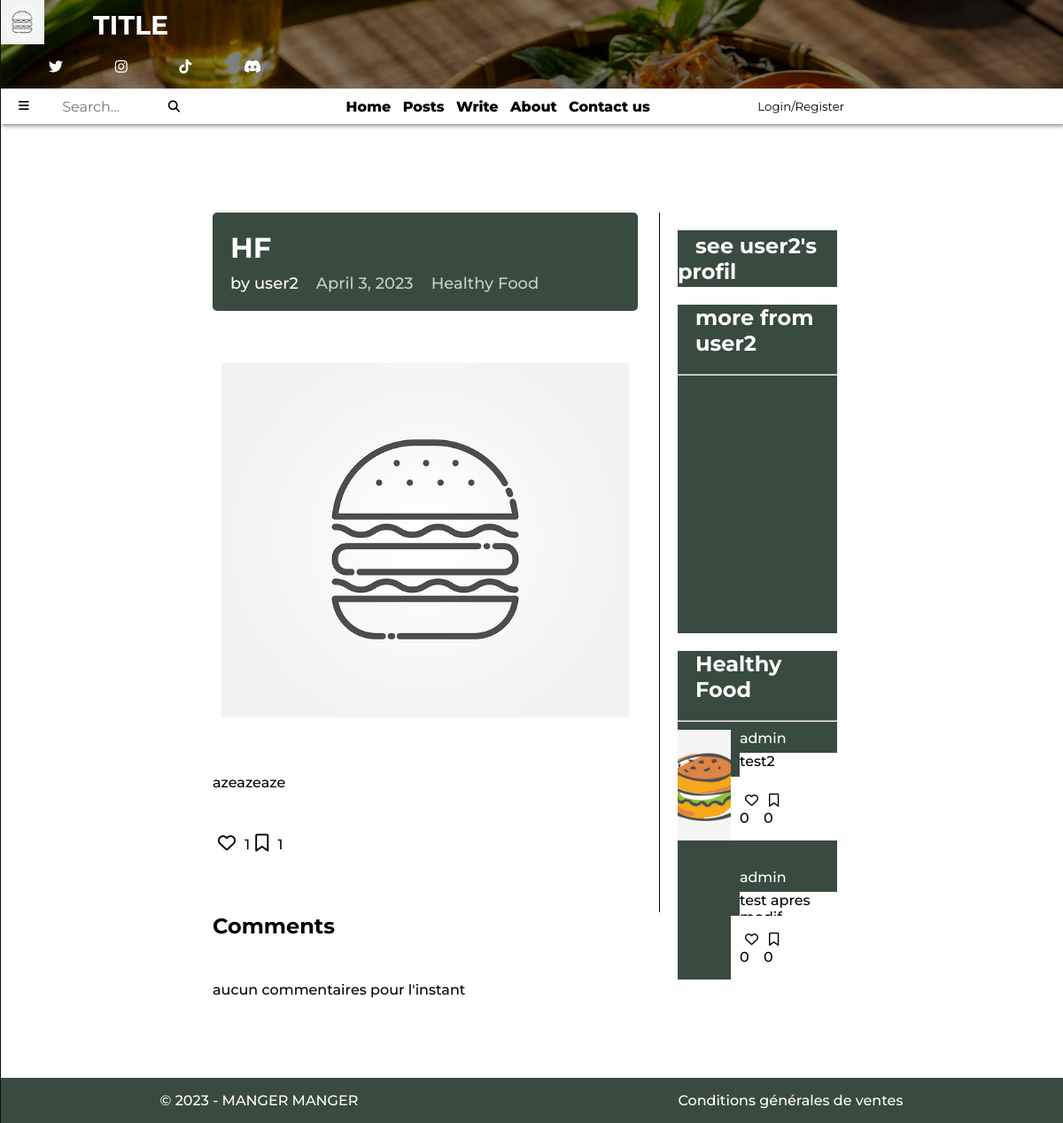
Before: /post_display/5/user2/Healthy Food/ with the older database file.
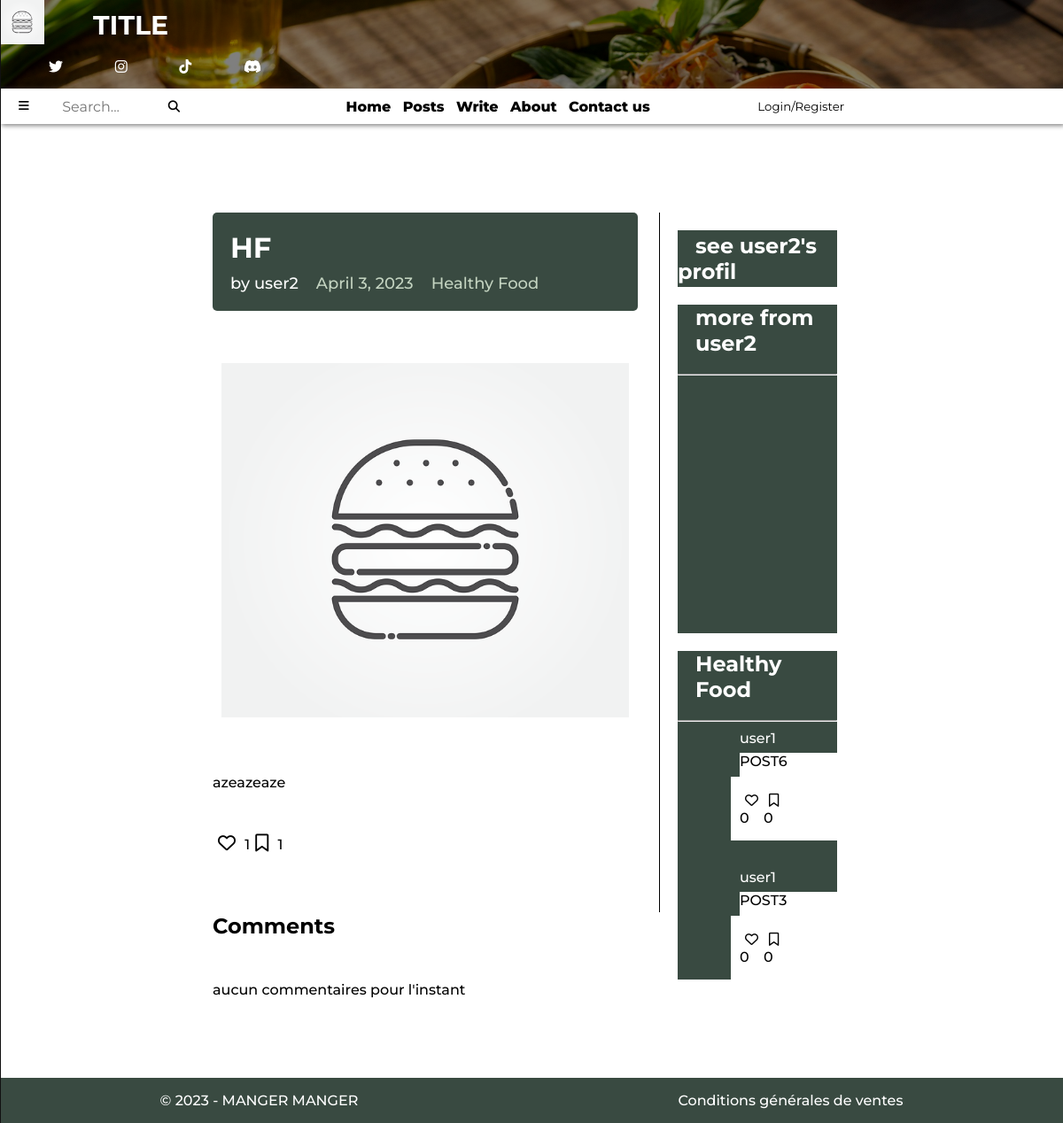
After: the same page with the newer database file.
### blog_app/models.py (models this page shows, shortened)
class PostModels(models.Model): # structure d'un article de blog
    class Categories(models.TextChoices): # permet de définir des choix textuels pour la catégorie
        Healthy_Food = 'Healthy Food' # Healthy Food ... sont les clés classées dans la BDD pour chaque catégories
        Organic_Cuisine = 'Organic Cuisine'
        Vegetarian_Food = 'Vegetarian Food'
    user_id= models.ForeignKey(UserModels, on_delete=models.CASCADE)
    categorie = models.fields.CharField(choices=Categories.choices, max_length=15)
    date = models.DateField(auto_now_add=True)
    title = models.CharField(max_length=30, blank=False)
    content = RichTextUploadingField(blank=False, null=True)
    image = models.ImageField(upload_to='posts_images/', blank=False, null=True)
    favoris = models.ManyToManyField(UserModels, blank=True, related_name='favoris')
    bookmark = models.ManyToManyField(UserModels, blank=True, related_name='bookmark')
    objects = PostManager()

class UserModels(AbstractUser):
    description = models.TextField(blank=True, null=True)
    objects = UserManager()

### blog_app/views.py (the view)
# urls.py: path('post_display/<int:pk>/<str:user_id>/<str:categorie>/', views.post_detail, name='post_detail'),
def post_detail(request, pk, user_id, categorie):
    post = get_object_or_404(models.PostModels, pk=pk)
    by_username = models.PostModels.objects.filter(user_id=request.user.id).exclude(id__in=[post.id]).order_by('-id')[:2]
    by_categorie = models.PostModels.objects.filter(categorie=categorie).exclude(id__in=[post.id]+[post2.id for post2 in by_username]).order_by('-id')[:2]
    comments = models.CommentModels.objects.filter(post=post).order_by('-id')
    if request.user.is_authenticated:
        form = forms.CreateCommentForm(request.POST)
        if request.method == "POST":
            if 'add-comment' in request.POST:
                button_value = request.POST['add-comment']
                if button_value == 'pressed':
                    content = request.POST.get('content')
                    models.CommentModels.objects.create(post=post, content=content)
                    return redirect('post_detail', pk=pk, username=user_id, categorie=categorie)
    else:
        form = None
    context = {
        'first_post': post,
        'post': post,
        'by_categorie': by_categorie,
        'by_username': by_username,
        'comments': comments,
        'form': form,
    }
    return render(request, 'blog_app/post/post_detail.html', context)

### blog_app/templates/blog_app/post/post_detail.html (shortened to what this page needs)
{% extends 'base.html' %}
    {% block stylesheet %}
    {% load static %}
    <link rel="stylesheet" href="{% static 'blog_app/post_detail.css' %}">
    {% endblock stylesheet %}
    {% block index %}
    {% include 'top_page.html' %}
    {% include 'nav.html' %}
    <div class="contents">
        <div class="main-content">
            <div class="content">
                <div class="banner">
                    <h1>{{ post.title }}</h1>
                    <div class="post-info">
                        <span>by {{ post.user_id.username }}</span>
                        <span class="date">{{ post.date }}</span>
                        <span class="category">{{ post.categorie }}</span>
                    </div>
                  </div>
                <br>
                <div class="post-img" style="background-image: url('{{ MEDIA_URL }}{{ post.image.url }}');">
                </div>
                <br>
                <br>
                <div class="content">{{ post.content|safe }}</div>
                <div class="icons">
                    {% include "blog_app/favori_btn.html" %}
                    {% include "blog_app/bookmark_btn.html" %}
                </div>
            </div>
            {% include "blog_app/comments.html" with pk=post.id|default_if_none:'' %}
        </div>
        <div class="more">
            <div class="box-user-profil-btn">
                <h2><a href="{% url 'account' user_id=post.user_id.id %}">see {{ post.user_id.username }}'s profil</a></h2>
            </div>
            <div class="more-posts">
                <h2>more from {{ post.user_id.username }}</h2>
                <hr>
                <div class="more-posts-grid">
                </div>
            </div>
            <div class="more-posts">
                <h2>{{ post.categorie }}</h2>
                <hr>
                <div class="more-posts-grid">
                    {% for post in by_categorie|slice:":2" %}
                            <div class="post">
                                <div class="post-img img-zoom"
                                    style="background-image: url('{{ MEDIA_URL }}{{ post.image.url }}');"
                                    onclick="location.href='{% url 'post_detail' pk=post.id user_id=post.user_id categorie=post.categorie %}'">
                                </div>
                            <div class="post-description">
                                <a href="{% url 'posts_filter' filter_by='username' value=post.user_id.id %}" class="author transition-btn">
                                    {{ post.user_id.username }}
                                </a>
                                <div class="description-text"
                                    onclick="location.href='{% url 'post_detail' pk=post.id user_id=post.user_id categorie=post.categorie %}'">
                                    {{ post.title|safe }}
                                </div>
                            </div>
                            <div class="icons boutons">
                                {% include "blog_app/favori_btn.html" %}
                                {% include "blog_app/bookmark_btn.html" %}
                            </div>
                            <div class="vide" onclick="location.href='{% url 'post_detail' pk=post.id user_id=post.user_id categorie=post.categorie %}'">
                            </div>
                        </div>
                    {% endfor %}
                </div>
            </div>
        </div>
    </div>
    {% include 'footer.html' %}
    {% endblock index %}

### blog_app/templates/blog_app/favori_btn.html
<div id="favori-btns{{ post.id }}">
  <p>
    <button
      hx-post="{% url 'add_remove_favori' post.id %}"
      hx-target="#favori-btns{{ post.id }}"
      hx-swap="#favori-btns{{ post.id }}">
      {% if user in post.favoris.all %}
        <i class="fa-solid fa-heart material-icons"></i>
      {% else %}
        <i class="fa-regular fa-heart material-icons"></i>
      {% endif %}
    </button>
    {{ post.favoris.count }}
  </p>
</div>

### blog_app/templates/blog_app/bookmark_btn.html
<div id="bookmark-btns{{ post.id }}">
  <p>
    <button
      hx-post="{% url 'add_remove_bookmark' post.id %}"
      hx-target="#bookmark-btns{{ post.id }}"
      hx-swap="#bookmark-btns{{ post.id }}">
      {% if user in post.bookmark.all %}
        <i class="fa-solid fa-bookmark material-icons"></i>
      {% else %}
        <i class="fa-regular fa-bookmark material-icons"></i>
      {% endif %}
    </button>
    {{ post.bookmark.count }}
  </p>
</div>

Changed rows visible on the page:
no longer on this page (row unchanged): PostModels: image (picture), user_id.username "admin", title "test2", favoris.count "0", bookmark.count "0"
no longer on this page (row unchanged): PostModels: user_id.username "admin", title "test apres…", favoris.count "0", bookmark.count "0"
added PostModels: user_id.username "user1", title "POST6", favoris.count "0", bookmark.count "0"
added PostModels: user_id.username "user1", title "POST3", favoris.count "0", bookmark.count "0"
